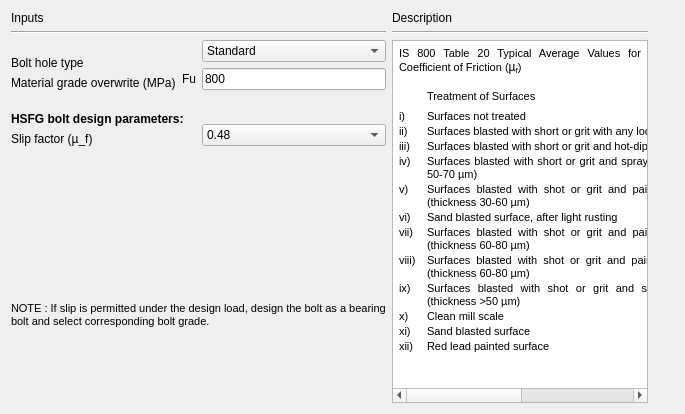
     <widget class="QWidget" name="tab_Bolt">
      <attribute name="title">
       <string>Bolt</string>
      </attribute>
      <layout class="QHBoxLayout" name="horizontalLayout">
       <item>
        <layout class="QGridLayout" name="gridLayout_21">
         <item row="0" column="0">
          <layout class="QGridLayout" name="gridLayout_16">
           <item row="1" column="0">
            <layout class="QGridLayout" name="gridLayout_14">
             <item row="0" column="0" colspan="2">
              <layout class="QGridLayout" name="gridLayout_9">
               <item row="0" column="1" rowspan="3">
                <layout class="QGridLayout" name="gridLayout">
                 <item row="1" column="1">
                  <widget class="QLineEdit" name="txt_boltFu">
                   <property name="font">
                    <font>
                     <family>Arial</family>
                    </font>
                   </property>
                   <property name="text">
                    <string>800</string>
                   </property>
                   <property name="alignment">
                    <set>Qt::AlignLeading|Qt::AlignLeft|Qt::AlignVCenter</set>
                   </property>
                   <property name="readOnly">
                    <bool>false</bool>
                   </property>
                  </widget>
                 </item>
                 <item row="0" column="1">
                  <widget class="QComboBox" name="combo_boltHoleType">
                   <property name="font">
                    <font>
                     <family>Arial</family>
                    </font>
                   </property>
                   <property name="focusPolicy">
                    <enum>Qt::TabFocus</enum>
                   </property>
                   <item>
                    <property name="text">
                     <string>Standard</string>
                    </property>
                   </item>
                   <item>
                    <property name="text">
                     <string>Over-sized</string>
                    </property>
                   </item>
                  </widget>
                 </item>
                 <item row="1" column="0">
                  <widget class="QLabel" name="label_8">
                   <property name="text">
                    <string>Fu</string>
                   </property>
                  </widget>
                 </item>
                </layout>
               </item>
               <item row="2" column="0">
                <widget class="QLabel" name="label_4">
                 <property name="font">
                  <font>
                   <family>Arial</family>
                  </font>
                 </property>
                 <property name="text">
                  <string>Material grade overwrite (MPa)</string>
                 </property>
                </widget>
               </item>
               <item row="1" column="0">
                <widget class="QLabel" name="label_2">
                 <property name="font">
                  <font>
                   <family>Arial</family>
                  </font>
                 </property>
                 <property name="text">
                  <string>Bolt hole type</string>
                 </property>
                </widget>
               </item>
              </layout>
             </item>
             <item row="1" column="0">
              <layout class="QGridLayout" name="gridLayout_12">
               <item row="0" column="0">
                <spacer name="verticalSpacer_6">
                 <property name="orientation">
                  <enum>Qt::Vertical</enum>
                 </property>
                 <property name="sizeHint" stdset="0">
                  <size>
                   <width>168</width>
                   <height>13</height>
                  </size>
                 </property>
                </spacer>
               </item>
               <item row="1" column="0">
                <widget class="QLabel" name="label_7">
                 <property name="font">
                  <font>
                   <family>Arial</family>
                   <weight>75</weight>
                   <bold>true</bold>
                  </font>
                 </property>
                 <property name="text">
                  <string>HSFG bolt design parameters:</string>
                 </property>
                </widget>
               </item>
               <item row="2" column="0">
                <widget class="QLabel" name="label_15">
                 <property name="font">
                  <font>
                   <family>Arial</family>
                  </font>
                 </property>
                 <property name="text">
                  <string>Slip factor (µ_f)</string>
                 </property>
                </widget>
               </item>
              </layout>
             </item>
             <item row="1" column="1">
              <layout class="QGridLayout" name="gridLayout_11">
               <item row="0" column="0">
                <spacer name="verticalSpacer_5">
                 <property name="orientation">
                  <enum>Qt::Vertical</enum>
                 </property>
                 <property name="sizeHint" stdset="0">
                  <size>
                   <width>128</width>
                   <height>28</height>
                  </size>
                 </property>
                </spacer>
               </item>
               <item row="1" column="0">
                <widget class="QComboBox" name="combo_slipfactor">
                 <property name="minimumSize">
                  <size>
                   <width>0</width>
                   <height>0</height>
                  </size>
                 </property>
                 <property name="maximumSize">
                  <size>
                   <width>200</width>
                   <height>16777215</height>
                  </size>
                 </property>
                 <property name="font">
                  <font>
                   <family>Arial</family>
                  </font>
                 </property>
                 <property name="currentText">
                  <string>0.48</string>
                 </property>
                 <property name="currentIndex">
                  <number>6</number>
                 </property>
                 <item>
                  <property name="text">
                   <string>0.2</string>
                  </property>
                 </item>
                 <item>
                  <property name="text">
                   <string>0.5</string>
                  </property>
                 </item>
                 <item>
                  <property name="text">
                   <string>0.1</string>
                  </property>
                 </item>
                 <item>
                  <property name="text">
                   <string>0.25</string>
                  </property>
                 </item>
                 <item>
                  <property name="text">
                   <string>0.3</string>
                  </property>
                 </item>
                 <item>
                  <property name="text">
                   <string>0.33</string>
                  </property>
                 </item>
                 <item>
                  <property name="text">
                   <string>0.48</string>
                  </property>
                 </item>
                 <item>
                  <property name="text">
                   <string>0.52</string>
                  </property>
                 </item>
                 <item>
                  <property name="text">
                   <string>0.55</string>
                  </property>
                 </item>
                </widget>
               </item>
              </layout>
             </item>
            </layout>
           </item>
           <item row="0" column="0">
            <layout class="QGridLayout" name="gridLayout_15">
             <item row="0" column="0">
              <widget class="QLabel" name="label_5">
               <property name="font">
                <font>
                 <family>Arial</family>
                </font>
               </property>
               <property name="text">
                <string>Inputs</string>
               </property>
              </widget>
             </item>
             <item row="1" column="0">
              <widget class="Line" name="line">
               <property name="orientation">
                <enum>Qt::Horizontal</enum>
               </property>
              </widget>
             </item>
            </layout>
           </item>
          </layout>
         </item>
         <item row="1" column="0">
          <spacer name="verticalSpacer">
           <property name="orientation">
            <enum>Qt::Vertical</enum>
           </property>
           <property name="sizeType">
            <enum>QSizePolicy::Fixed</enum>
           </property>
           <property name="sizeHint" stdset="0">
            <size>
             <width>17</width>
             <height>150</height>
            </size>
           </property>
          </spacer>
         </item>
         <item row="2" column="0">
          <layout class="QGridLayout" name="gridLayout_20">
           <item row="0" column="0">
            <widget class="QLabel" name="label_note">
             <property name="font">
              <font>
               <family>Arial</family>
               <pointsize>8</pointsize>
               <weight>50</weight>
               <italic>false</italic>
               <bold>false</bold>
              </font>
             </property>
             <property name="text">
              <string>NOTE : If slip is permitted under the design load, design the bolt as a bearing
bolt and select corresponding bolt grade.</string>
             </property>
            </widget>
           </item>
           <item row="1" column="0">
            <spacer name="verticalSpacer_10">
             <property name="orientation">
              <enum>Qt::Vertical</enum>
             </property>
             <property name="sizeHint" stdset="0">
              <size>
               <width>20</width>
               <height>75</height>
              </size>
             </property>
            </spacer>
           </item>
          </layout>
         </item>
        </layout>
       </item>
       <item>
        <layout class="QGridLayout" name="gridLayout_19">
         <item row="0" column="0">
          <layout class="QGridLayout" name="gridLayout_8">
           <item row="0" column="0">
            <widget class="QLabel" name="label_3">
             <property name="font">
              <font>
               <family>Arial</family>
              </font>
             </property>
             <property name="text">
              <string>Description</string>
             </property>
            </widget>
           </item>
           <item row="1" column="0">
            <widget class="Line" name="line_4">
             <property name="orientation">
              <enum>Qt::Horizontal</enum>
             </property>
            </widget>
           </item>
          </layout>
         </item>
         <item row="1" column="0">
          <widget class="QTextBrowser" name="textBrowser">
           <property name="minimumSize">
            <size>
             <width>210</width>
             <height>320</height>
            </size>
           </property>
           <property name="html">
            <string>&lt;!DOCTYPE HTML PUBLIC &quot;-//W3C//DTD HTML 4.0//EN&quot; &quot;http://www.w3.org/TR/REC-html40/strict.dtd&quot;&gt;
&lt;html&gt;&lt;head&gt;&lt;meta name=&quot;qrichtext&quot; content=&quot;1&quot; /&gt;&lt;style type=&quot;text/css&quot;&gt;
p, li { white-space: pre-wrap; }
&lt;/style&gt;&lt;/head&gt;&lt;body style=&quot; font-family:'Arial'; font-size:11pt; font-weight:400; font-style:normal;&quot;&gt;
&lt;table border=&quot;0&quot; style=&quot; margin-top:0px; margin-bottom:0px; margin-left:0px; margin-right:0px;&quot; cellspacing=&quot;2&quot; cellpadding=&quot;0&quot;&gt;
&lt;tr&gt;
&lt;td colspan=&quot;3&quot;&gt;
&lt;p align=&quot;justify&quot; style=&quot; margin-top:12px; margin-bottom:12px; margin-left:0px; margin-right:0px; -qt-block-indent:0; text-indent:0px;&quot;&gt;&lt;span style=&quot; font-family:'MS Shell Dlg 2'; font-size:8pt;&quot;&gt;IS 800 Table 20 Typical Average Values for Coefficient of Friction (&lt;/span&gt;&lt;span style=&quot; font-family:'Calibri,sans-serif'; font-size:9pt;&quot;&gt;µ&lt;/span&gt;&lt;span style=&quot; font-family:'Calibri,sans-serif'; font-size:9pt; vertical-align:sub;&quot;&gt;f&lt;/span&gt;&lt;span style=&quot; font-family:'MS Shell Dlg 2'; font-size:8pt;&quot;&gt;)&lt;/span&gt;&lt;/p&gt;&lt;/td&gt;&lt;/tr&gt;&lt;/table&gt;
&lt;p align=&quot;justify&quot; style=&quot;-qt-paragraph-type:empty; margin-top:12px; margin-bottom:12px; margin-left:0px; margin-right:0px; -qt-block-indent:0; text-indent:0px; font-family:'MS Shell Dlg 2'; font-size:8pt;&quot;&gt;&lt;br /&gt;&lt;/p&gt;
&lt;table border=&quot;0&quot; style=&quot; margin-top:0px; margin-bottom:0px; margin-left:0px; margin-right:0px;&quot; cellspacing=&quot;2&quot; cellpadding=&quot;0&quot;&gt;
&lt;tr&gt;
&lt;td width=&quot;26&quot;&gt;&lt;/td&gt;
&lt;td width=&quot;383&quot;&gt;
&lt;p align=&quot;justify&quot; style=&quot; margin-top:12px; margin-bottom:12px; margin-left:0px; margin-right:0px; -qt-block-indent:0; text-indent:0px;&quot;&gt;&lt;span style=&quot; font-family:'MS Shell Dlg 2'; font-size:8pt;&quot;&gt;Treatment of Surfaces&lt;/span&gt;&lt;/p&gt;&lt;/td&gt;
&lt;td width=&quot;78&quot;&gt;
&lt;p align=&quot;justify&quot; style=&quot; margin-top:12px; margin-bottom:12px; margin-left:0px; margin-right:0px; -qt-block-indent:0; text-indent:0px;&quot;&gt;&lt;span style=&quot; font-family:'MS Shell Dlg 2'; font-size:8pt;&quot;&gt;  µ_f&lt;/span&gt;&lt;/p&gt;&lt;/td&gt;&lt;/tr&gt;
&lt;tr&gt;
&lt;td&gt;
&lt;p align=&quot;justify&quot; style=&quot; margin-top:12px; margin-bottom:12px; margin-left:0px; margin-right:0px; -qt-block-indent:0; text-indent:0px;&quot;&gt;&lt;span style=&quot; font-family:'MS Shell Dlg 2'; font-size:8pt;&quot;&gt;i)&lt;/span&gt;&lt;/p&gt;&lt;/td&gt;
&lt;td&gt;
&lt;p align=&quot;justify&quot; style=&quot; margin-top:12px; margin-bottom:12px; margin-left:0px; margin-right:0px; -qt-block-indent:0; text-indent:0px;&quot;&gt;&lt;span style=&quot; font-family:'MS Shell Dlg 2'; font-size:8pt;&quot;&gt;Surfaces not treated&lt;/span&gt;&lt;/p&gt;&lt;/td&gt;
&lt;td&gt;
&lt;p align=&quot;justify&quot; style=&quot; margin-top:12px; margin-bottom:12px; margin-left:0px; margin-right:0px; -qt-block-indent:0; text-indent:0px;&quot;&gt;&lt;span style=&quot; font-family:'MS Shell Dlg 2'; font-size:8pt;&quot;&gt;  0.2&lt;/span&gt;&lt;/p&gt;&lt;/td&gt;&lt;/tr&gt;
&lt;tr&gt;
&lt;td&gt;
&lt;p align=&quot;justify&quot; style=&quot; margin-top:12px; margin-bottom:12px; margin-left:0px; margin-right:0px; -qt-block-indent:0; text-indent:0px;&quot;&gt;&lt;span style=&quot; font-family:'MS Shell Dlg 2'; font-size:8pt;&quot;&gt;ii)&lt;/span&gt;&lt;/p&gt;&lt;/td&gt;
&lt;td&gt;
&lt;p align=&quot;justify&quot; style=&quot; margin-top:12px; margin-bottom:12px; margin-left:0px; margin-right:0px; -qt-block-indent:0; text-indent:0px;&quot;&gt;&lt;span style=&quot; font-family:'MS Shell Dlg 2'; font-size:8pt;&quot;&gt;Surfaces blasted with short or grit with any loose rust removed, no pitting&lt;/span&gt;&lt;/p&gt;&lt;/td&gt;
&lt;td&gt;
&lt;p align=&quot;justify&quot; style=&quot; margin-top:12px; margin-bottom:12px; margin-left:0px; margin-right:0px; -qt-block-indent:0; text-indent:0px;&quot;&gt;&lt;span style=&quot; font-family:'MS Shell Dlg 2'; font-size:8pt;&quot;&gt;  0.5&lt;/span&gt;&lt;/p&gt;&lt;/td&gt;&lt;/tr&gt;
&lt;tr&gt;
&lt;td&gt;
&lt;p align=&quot;justify&quot; style=&quot; margin-top:12px; margin-bottom:12px; margin-left:0px; margin-right:0px; -qt-block-indent:0; text-indent:0px;&quot;&gt;&lt;span style=&quot; font-family:'MS Shell Dlg 2'; font-size:8pt;&quot;&gt;iii)&lt;/span&gt;&lt;/p&gt;&lt;/td&gt;
&lt;td&gt;
&lt;p align=&quot;justify&quot; style=&quot; margin-top:12px; margin-bottom:12px; margin-left:0px; margin-right:0px; -qt-block-indent:0; text-indent:0px;&quot;&gt;&lt;span style=&quot; font-family:'MS Shell Dlg 2'; font-size:8pt;&quot;&gt;Surfaces blasted with short or grit and hot-dip galvanized&lt;/span&gt;&lt;/p&gt;&lt;/td&gt;
&lt;td&gt;
&lt;p align=&quot;justify&quot; style=&quot; margin-top:12px; margin-bottom:12px; margin-left:0px; margin-right:0px; -qt-block-indent:0; text-indent:0px;&quot;&gt;&lt;span style=&quot; font-family:'MS Shell Dlg 2'; font-size:8pt;&quot;&gt;  0.1&lt;/span&gt;&lt;/p&gt;&lt;/td&gt;&lt;/tr&gt;
&lt;tr&gt;
&lt;td&gt;
&lt;p align=&quot;justify&quot; style=&quot; margin-top:12px; margin-bottom:12px; margin-left:0px; margin-right:0px; -qt-block-indent:0; text-indent:0px;&quot;&gt;&lt;span style=&quot; font-family:'MS Shell Dlg 2'; font-size:8pt;&quot;&gt;iv)&lt;/span&gt;&lt;/p&gt;&lt;/td&gt;
&lt;td&gt;
&lt;p align=&quot;justify&quot; style=&quot; margin-top:12px; margin-bottom:12px; margin-left:0px; margin-right:0px; -qt-block-indent:0; text-indent:0px;&quot;&gt;&lt;span style=&quot; font-family:'MS Shell Dlg 2'; font-size:8pt;&quot;&gt;Surfaces blasted with short or grit and spray - metallized with zinc (thickness 50-70 µm)&lt;/span&gt;&lt;/p&gt;&lt;/td&gt;
&lt;td&gt;
&lt;p align=&quot;justify&quot; style=&quot; margin-top:12px; margin-bottom:12px; margin-left:0px; margin-right:0px; -qt-block-indent:0; text-indent:0px;&quot;&gt;&lt;span style=&quot; font-family:'MS Shell Dlg 2'; font-size:8pt;&quot;&gt;  0.25&lt;/span&gt;&lt;/p&gt;&lt;/td&gt;&lt;/tr&gt;
&lt;tr&gt;
&lt;td&gt;
&lt;p align=&quot;justify&quot; style=&quot; margin-top:12px; margin-bottom:12px; margin-left:0px; margin-right:0px; -qt-block-indent:0; text-indent:0px;&quot;&gt;&lt;span style=&quot; font-family:'MS Shell Dlg 2'; font-size:8pt;&quot;&gt;v)&lt;/span&gt;&lt;/p&gt;&lt;/td&gt;
&lt;td&gt;
&lt;p align=&quot;justify&quot; style=&quot; margin-top:12px; margin-bottom:12px; margin-left:0px; margin-right:0px; -qt-block-indent:0; text-indent:0px;&quot;&gt;&lt;span style=&quot; font-family:'MS Shell Dlg 2'; font-size:8pt;&quot;&gt;Surfaces blasted with shot or grit and painted with ethylzinc silicate coat (thickness 30-60 µm)&lt;/span&gt;&lt;/p&gt;&lt;/td&gt;
&lt;td&gt;
&lt;p align=&quot;justify&quot; style=&quot; margin-top:12px; margin-bottom:12px; margin-left:0px; margin-right:0px; -qt-block-indent:0; text-indent:0px;&quot;&gt;&lt;span style=&quot; font-family:'MS Shell Dlg 2'; font-size:8pt;&quot;&gt;  0.3&lt;/span&gt;&lt;/p&gt;&lt;/td&gt;&lt;/tr&gt;
&lt;tr&gt;
&lt;td&gt;
&lt;p align=&quot;justify&quot; style=&quot; margin-top:12px; margin-bottom:12px; margin-left:0px; margin-right:0px; -qt-block-indent:0; text-indent:0px;&quot;&gt;&lt;span style=&quot; font-family:'MS Shell Dlg 2'; font-size:8pt;&quot;&gt;vi)&lt;/span&gt;&lt;/p&gt;&lt;/td&gt;
&lt;td&gt;
&lt;p align=&quot;justify&quot; style=&quot; margin-top:12px; margin-bottom:12px; margin-left:0px; margin-right:0px; -qt-block-indent:0; text-indent:0px;&quot;&gt;&lt;span style=&quot; font-family:'MS Shell Dlg 2'; font-size:8pt;&quot;&gt;Sand blasted surface, after light rusting&lt;/span&gt;&lt;/p&gt;&lt;/td&gt;
&lt;td&gt;
&lt;p align=&quot;justify&quot; style=&quot; margin-top:12px; margin-bottom:12px; margin-left:0px; margin-right:0px; -qt-block-indent:0; text-indent:0px;&quot;&gt;&lt;span style=&quot; font-family:'MS Shell Dlg 2'; font-size:8pt;&quot;&gt;  0.52&lt;/span&gt;&lt;/p&gt;&lt;/td&gt;&lt;/tr&gt;
&lt;tr&gt;
&lt;td&gt;
&lt;p align=&quot;justify&quot; style=&quot; margin-top:12px; margin-bottom:12px; margin-left:0px; margin-right:0px; -qt-block-indent:0; text-indent:0px;&quot;&gt;&lt;span style=&quot; font-family:'MS Shell Dlg 2'; font-size:8pt;&quot;&gt;vii)&lt;/span&gt;&lt;/p&gt;&lt;/td&gt;
&lt;td&gt;
&lt;p align=&quot;justify&quot; style=&quot; margin-top:12px; margin-bottom:12px; margin-left:0px; margin-right:0px; -qt-block-indent:0; text-indent:0px;&quot;&gt;&lt;span style=&quot; font-family:'MS Shell Dlg 2'; font-size:8pt;&quot;&gt;Surfaces blasted with shot or grit and painted with ethylzinc silicate coat (thickness 60-80 µm)&lt;/span&gt;&lt;/p&gt;&lt;/td&gt;
&lt;td&gt;
&lt;p align=&quot;justify&quot; style=&quot; margin-top:12px; margin-bottom:12px; margin-left:0px; margin-right:0px; -qt-block-indent:0; text-indent:0px;&quot;&gt;&lt;span style=&quot; font-family:'MS Shell Dlg 2'; font-size:8pt;&quot;&gt;  0.3&lt;/span&gt;&lt;/p&gt;&lt;/td&gt;&lt;/tr&gt;
&lt;tr&gt;
&lt;td&gt;
&lt;p align=&quot;justify&quot; style=&quot; margin-top:12px; margin-bottom:12px; margin-left:0px; margin-right:0px; -qt-block-indent:0; text-indent:0px;&quot;&gt;&lt;span style=&quot; font-family:'MS Shell Dlg 2'; font-size:8pt;&quot;&gt;viii)&lt;/span&gt;&lt;/p&gt;&lt;/td&gt;
&lt;td&gt;
&lt;p align=&quot;justify&quot; style=&quot; margin-top:12px; margin-bottom:12px; margin-left:0px; margin-right:0px; -qt-block-indent:0; text-indent:0px;&quot;&gt;&lt;span style=&quot; font-family:'MS Shell Dlg 2'; font-size:8pt;&quot;&gt;Surfaces blasted with shot or grit and painted with alcalizinc silicate coat (thickness 60-80 µm)&lt;/span&gt;&lt;/p&gt;&lt;/td&gt;
&lt;td&gt;
&lt;p align=&quot;justify&quot; style=&quot; margin-top:12px; margin-bottom:12px; margin-left:0px; margin-right:0px; -qt-block-indent:0; text-indent:0px;&quot;&gt;&lt;span style=&quot; font-family:'MS Shell Dlg 2'; font-size:8pt;&quot;&gt;  0.3&lt;/span&gt;&lt;/p&gt;&lt;/td&gt;&lt;/tr&gt;
&lt;tr&gt;
&lt;td&gt;
&lt;p align=&quot;justify&quot; style=&quot; margin-top:12px; margin-bottom:12px; margin-left:0px; margin-right:0px; -qt-block-indent:0; text-indent:0px;&quot;&gt;&lt;span style=&quot; font-family:'MS Shell Dlg 2'; font-size:8pt;&quot;&gt;ix)&lt;/span&gt;&lt;/p&gt;&lt;/td&gt;
&lt;td&gt;
&lt;p align=&quot;justify&quot; style=&quot; margin-top:12px; margin-bottom:12px; margin-left:0px; margin-right:0px; -qt-block-indent:0; text-indent:0px;&quot;&gt;&lt;span style=&quot; font-family:'MS Shell Dlg 2'; font-size:8pt;&quot;&gt;Surfaces blasted with shot or grit and spray metallized with aluminium (thickness &amp;gt;50 µm)&lt;/span&gt;&lt;/p&gt;&lt;/td&gt;
&lt;td&gt;
&lt;p align=&quot;justify&quot; style=&quot; margin-top:12px; margin-bottom:12px; margin-left:0px; margin-right:0px; -qt-block-indent:0; text-indent:0px;&quot;&gt;&lt;span style=&quot; font-family:'MS Shell Dlg 2'; font-size:8pt;&quot;&gt;  0.5&lt;/span&gt;&lt;/p&gt;&lt;/td&gt;&lt;/tr&gt;
&lt;tr&gt;
&lt;td&gt;
&lt;p align=&quot;justify&quot; style=&quot; margin-top:12px; margin-bottom:12px; margin-left:0px; margin-right:0px; -qt-block-indent:0; text-indent:0px;&quot;&gt;&lt;span style=&quot; font-family:'MS Shell Dlg 2'; font-size:8pt;&quot;&gt;x)&lt;/span&gt;&lt;/p&gt;&lt;/td&gt;
&lt;td&gt;
&lt;p align=&quot;justify&quot; style=&quot; margin-top:12px; margin-bottom:12px; margin-left:0px; margin-right:0px; -qt-block-indent:0; text-indent:0px;&quot;&gt;&lt;span style=&quot; font-family:'MS Shell Dlg 2'; font-size:8pt;&quot;&gt;Clean mill scale&lt;/span&gt;&lt;/p&gt;&lt;/td&gt;
&lt;td&gt;
&lt;p align=&quot;justify&quot; style=&quot; margin-top:12px; margin-bottom:12px; margin-left:0px; margin-right:0px; -qt-block-indent:0; text-indent:0px;&quot;&gt;&lt;span style=&quot; font-family:'MS Shell Dlg 2'; font-size:8pt;&quot;&gt;  0.33&lt;/span&gt;&lt;/p&gt;&lt;/td&gt;&lt;/tr&gt;
&lt;tr&gt;
&lt;td&gt;
&lt;p align=&quot;justify&quot; style=&quot; margin-top:12px; margin-bottom:12px; margin-left:0px; margin-right:0px; -qt-block-indent:0; text-indent:0px;&quot;&gt;&lt;span style=&quot; font-family:'MS Shell Dlg 2'; font-size:8pt;&quot;&gt;xi)&lt;/span&gt;&lt;/p&gt;&lt;/td&gt;
&lt;td&gt;
&lt;p align=&quot;justify&quot; style=&quot; margin-top:12px; margin-bottom:12px; margin-left:0px; margin-right:0px; -qt-block-indent:0; text-indent:0px;&quot;&gt;&lt;span style=&quot; font-family:'MS Shell Dlg 2'; font-size:8pt;&quot;&gt;Sand blasted surface&lt;/span&gt;&lt;/p&gt;&lt;/td&gt;
&lt;td&gt;
&lt;p align=&quot;justify&quot; style=&quot; margin-top:12px; margin-bottom:12px; margin-left:0px; margin-right:0px; -qt-block-indent:0; text-indent:0px;&quot;&gt;&lt;span style=&quot; font-family:'MS Shell Dlg 2'; font-size:8pt;&quot;&gt;  0.48&lt;/span&gt;&lt;/p&gt;&lt;/td&gt;&lt;/tr&gt;
&lt;tr&gt;
&lt;td&gt;
&lt;p align=&quot;justify&quot; style=&quot; margin-top:12px; margin-bottom:12px; margin-left:0px; margin-right:0px; -qt-block-indent:0; text-indent:0px;&quot;&gt;&lt;span style=&quot; font-family:'MS Shell Dlg 2'; font-size:8pt;&quot;&gt;xii)&lt;/span&gt;&lt;/p&gt;&lt;/td&gt;
&lt;td&gt;
&lt;p align=&quot;justify&quot; style=&quot; margin-top:12px; margin-bottom:12px; margin-left:0px; margin-right:0px; -qt-block-indent:0; text-indent:0px;&quot;&gt;&lt;span style=&quot; font-family:'MS Shell Dlg 2'; font-size:8pt;&quot;&gt;Red lead painted surface&lt;/span&gt;&lt;/p&gt;&lt;/td&gt;
&lt;td&gt;
&lt;p align=&quot;justify&quot; style=&quot; margin-top:12px; margin-bottom:12px; margin-left:0px; margin-right:0px; -qt-block-indent:0; text-indent:0px;&quot;&gt;&lt;span style=&quot; font-family:'MS Shell Dlg 2'; font-size:8pt;&quot;&gt;  0.1&lt;/span&gt;&lt;/p&gt;
&lt;p align=&quot;justify&quot; style=&quot;-qt-paragraph-type:empty; margin-top:12px; margin-bottom:12px; margin-left:0px; margin-right:0px; -qt-block-indent:0; text-indent:0px; font-family:'MS Shell Dlg 2'; font-size:8pt;&quot;&gt;&lt;br /&gt;&lt;/p&gt;&lt;/td&gt;&lt;/tr&gt;&lt;/table&gt;&lt;/body&gt;&lt;/html&gt;</string>
           </property>
          </widget>
         </item>
        </layout>
       </item>
       <item>
        <widget class="QLabel" name="label_11">
         <property name="font">
          <font>
           <family>Arial</family>
          </font>
         </property>
         <property name="text">
          <string/>
         </property>
        </widget>
       </item>
       <item>
        <widget class="QLabel" name="label_9">
         <property name="text">
          <string/>
         </property>
        </widget>
       </item>
      </layout>
     </widget>
